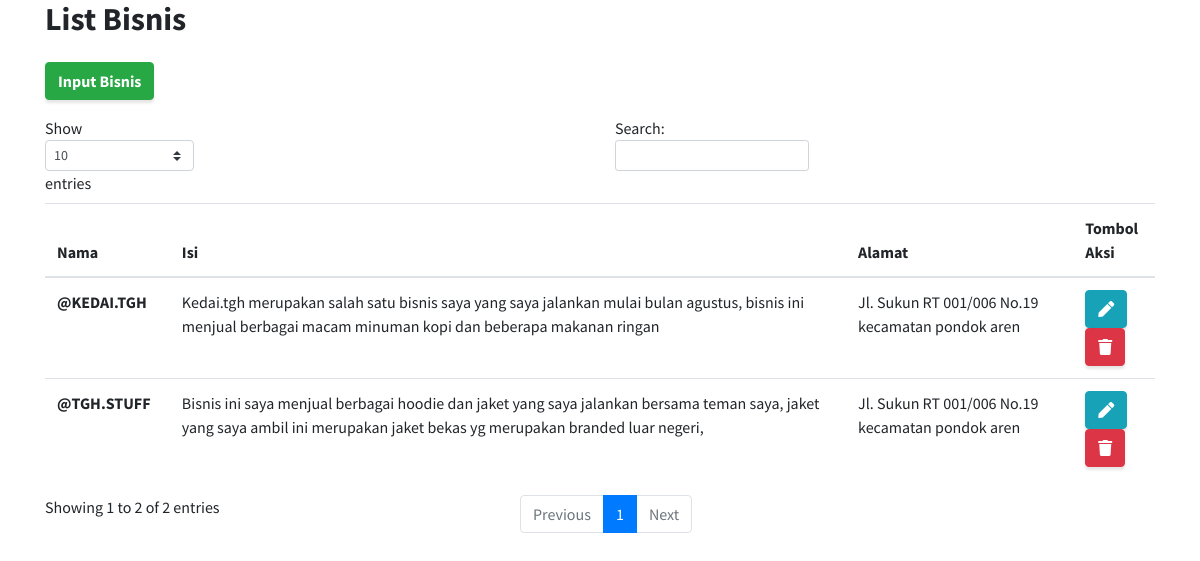
The page /list_bisnis.php on the database its author committed.
### tables this page shows
CREATE TABLE `bisnis` (
  `nama` varchar(25) NOT NULL,
  `isi` varchar(1000) NOT NULL,
  `alamat` varchar(500) NOT NULL
);

### list_bisnis.php (the view, shortened to what this page needs)
<!DOCTYPE html>
<html lang="en">
<head>
  <link href="vendor/bootstrap/css/bootstrap.min.css" rel="stylesheet">
  <link href="vendor/fontawesome-free/css/all.min.css" rel="stylesheet" type="text/css">
  <link href="vendor/simple-line-icons/css/simple-line-icons.css" rel="stylesheet">
  <link href="css/stylish-portfolio.min.css" rel="stylesheet">
</head>
<body>
<?php
include_once "koneksi.php";
    ?>
    <div class="Contact-bg ">
  <div class="container ">
    <div class="row ">
       <div class="col-xl-12 col-lg-12 col-md-12 col-sm-12 ">
        <div class="abouttitle ">
         <h2>List Bisnis</h2>
       </div>
       </div>
    </div>
  </div>
</div>
<div class="container ">
      <div class="row mb-3 mt-3">
        <div class="col-md-12">
        <a href="input_bisnis.php" class="btn btn-success">Input Bisnis</a>
        </div>
      </div>
      <div class="row">
        <div class="col-md-12">
        <table id="listtable" class="table table-hover">
          <thead>
            <tr>
              <th>Nama</th>
              <th>Isi</th>
              <th>Alamat</th>
              <th>Tombol Aksi</th>
            </tr>
          </thead>
          <tbody>
    <?php
    $strSQL = "SELECT * FROM bisnis";
    $runStrSQL = mysqli_query($conn,$strSQL);
    $jmlRowData = mysqli_num_rows($runStrSQL);
    if ($jmlRowData < 0) {
      echo "<tr><td colspan='4'>Data Tidak Terdapat Dalam Database</td></tr>";
    }
    else {
      while($row = mysqli_fetch_assoc($runStrSQL)) {
    ?>
            <tr>
              <td><b><?php echo $row["nama"] ?></b></td>
              <td><?php echo $row["isi"] ?></td>
              <td><?php echo $row["alamat"] ?></td>
              <td>
                <a href="edit_bisnis.php?id=<?php echo $row["id"] ?>" class="btn btn-info"><i class="fa fa-pen"></i></a>
                <a href="delete_bisnis.php?id=<?php echo $row["id"]?>" class="btn btn-danger"><i class="fa fa-trash"></i></a>
              </td>
            </tr>
    <?php
      }
    }
    ?>
          </tbody>
        </table>
        </div>
      </div>
    </div>
    </body>
</html>

### rows shown on the page
bisnis: nama "@KEDAI.TGH", isi "Kedai.tgh merupakan salah satu bisnis saya yang saya jalankan mulai bulan agustus, bisnis ini menjual berbagai macam minuman kopi dan beberapa makanan ringan", alamat "Jl. Sukun RT 001/006 No.19 kecamatan pondok aren"
bisnis: nama "@TGH.STUFF", isi "Bisnis ini saya menjual berbagai hoodie dan jaket yang saya jalankan bersama teman saya, jaket yang saya ambil ini merupakan jaket bekas yg merupakan branded luar negeri,", alamat "Jl. Sukun RT 001/006 No.19 kecamatan pondok aren"
